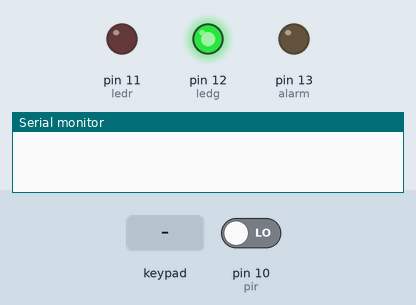
This sketch was run on a simulated Arduino Uno, built with avr-gcc and run on an emulated ATmega328P. Shown: output pins drawn as LEDs (lit = HIGH), the last lines printed to the serial monitor. Dashed ring = blinking. Inputs (shaded band) come from the test bench; at power-on: pin 10 (pir) LOW.

Above: at 1.2 s.
1.3 s: pin 10 (pir) driven HIGH
At 1.9 s:
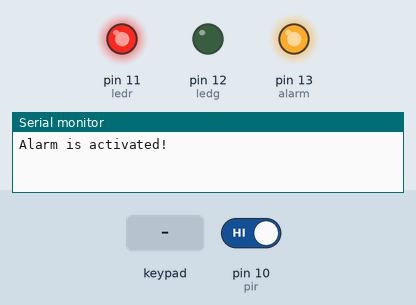
2.8 s: keypad keys 9 8 7 6 pressed 0.4 s apart
At 4.45 s:
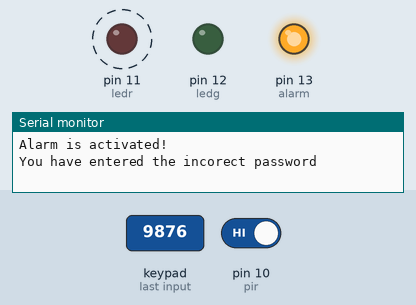
7.4 s: keypad keys 1 2 3 4 pressed 0.4 s apart
Timing chart, 0 to 10.4 s (numbered marks = the images above; inputs shaded):
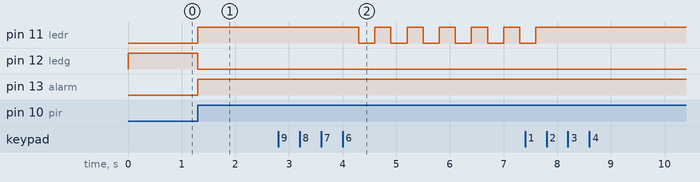

The sketch:

AlarmSystem.ino
```cpp
/* Alarm system using UNO R3 controller, HC-SR501 motion sensor, 4x4 keypad , Active buzzer , 1 red led and 1 green led
When motion is detected by the sensor an Alarm lighting up the red led and switching on the buzzer until the correct 4 digit password is inputed into the keypad
If inputed password is incorrect then red led will flash and user will be required to re-input a new password
Created by Justin Huang
*/
#include <Keypad.h>

const byte ROWS = 4;
const byte COLS = 4;
int pir = 10; // input from Motion sensor
int ledr = 11; // RED LED
int ledg = 12; // GREEN LED
int alarm = 13; // Active Buzzer
int pirValue;
bool clear = true;   // Successfully turning off the alarm will set this to true

char hexaKeys[ROWS][COLS] = {
  {'1', '2', '3', 'A'},
  {'4', '5', '6', 'B'},
  {'7', '8', '9', 'C'},
  {'*', '0', '#', 'D'}
};

byte rowPins[ROWS] = {9, 8, 7, 6};
byte colPins[COLS] = {5, 4, 3, 2};

Keypad customKeypad = Keypad(makeKeymap(hexaKeys), rowPins, colPins, ROWS, COLS);

void setup() {
  Serial.begin(9600);
  pinMode(pir, INPUT);
  pinMode(alarm, OUTPUT);
  pinMode(ledr, OUTPUT);
  pinMode(ledg, OUTPUT);

  digitalWrite(pir, LOW);
  digitalWrite(ledr, LOW);
  digitalWrite(ledg, HIGH);
}

void loop() {
  char password[4] = {'1', '2', '3', '4'}; // Correct password sequence
  char input[4] = {};
  int motion = digitalRead(pir);

  if (motion) {
    digitalWrite(ledg, LOW);
    digitalWrite(ledr, HIGH);
    digitalWrite(alarm, HIGH);
    clear = false;
    while (!clear) {
      int index = 0;
      Serial.println("Alarm is activated!");
      input[4] = {};
        while (index < 4) {
          char inputKey = customKeypad.getKey(); // Continuously check for keypad input
            if (inputKey) { // Only proceed if a key is pressed
              input[index] = inputKey;
              index++;
            }
          }
      // Check if the input matches the password
      bool isCorrect = true;
      for (int j = 0; j < 4; j++) {
        if (input[j] != password[j]) {
          isCorrect = false;
          break;
        }
      }

      if (isCorrect) {
        Serial.println("You have entered the corect password");
        digitalWrite(ledr, LOW);
        digitalWrite(ledg, HIGH);
        digitalWrite(alarm, LOW);
        clear = true;
      } else {
        Serial.println("You have entered the incorect password");
        // Flash the red LED for incorrect password
        for (int k = 0; k < 6;k++) {
          digitalWrite(ledr, HIGH);
          delay(300);
          digitalWrite(ledr, LOW);
          delay(300);
          digitalWrite(ledr,HIGH);
        }
      }
    }
  }
}
```

Measured:
- after the input at 1.3 s, pin 11 (ledr), pin 13 (alarm): LOW → HIGH at once; pin 12 (ledg): HIGH → LOW at once
- after the input at 2.8 s, pin 11 (ledr): alternates HIGH for 0.30 s and LOW for 0.30 s, starting after 1.5 s
